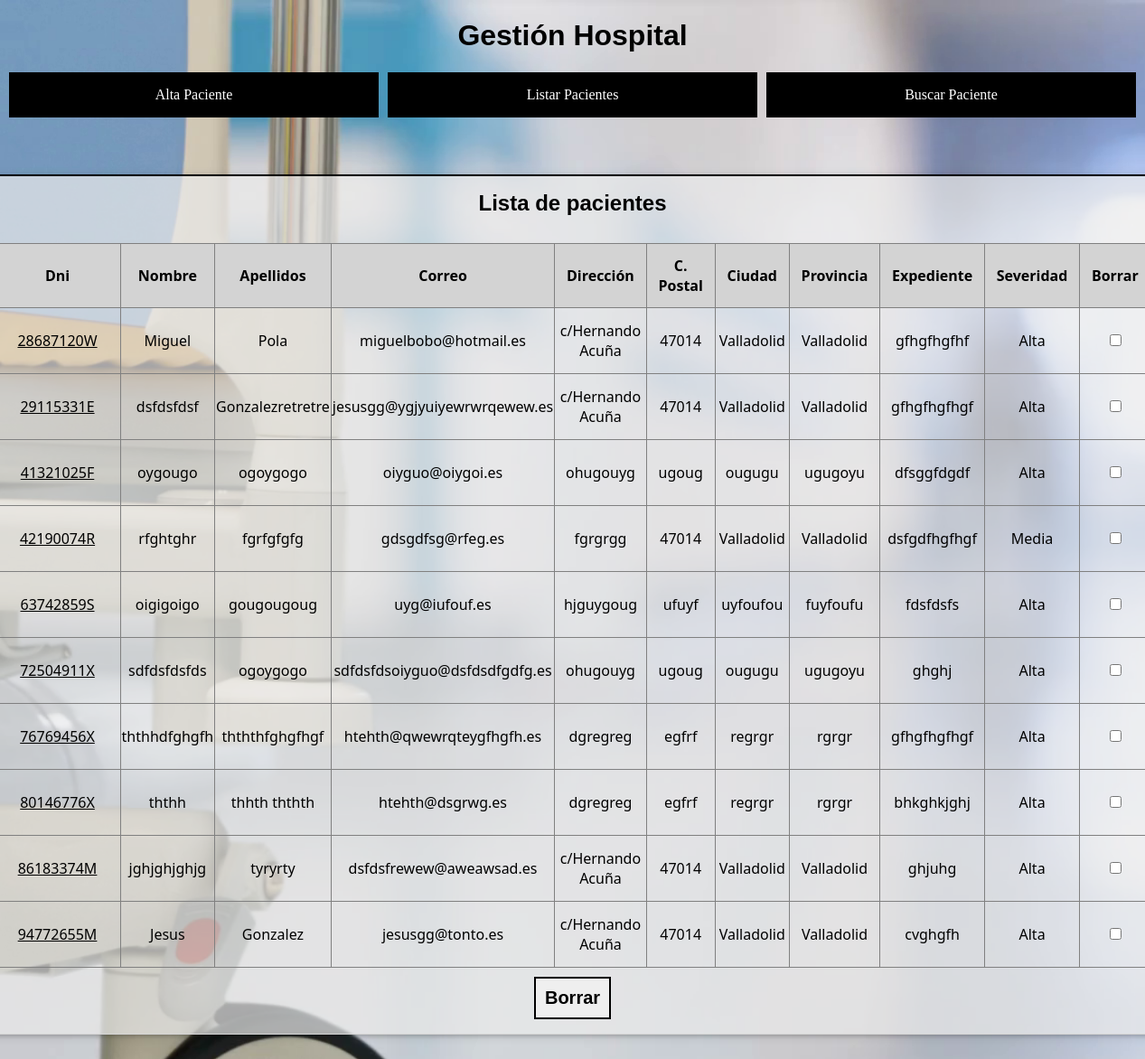
/listarPacientes.php (signed in), run on the app's committed database.
### tables this page shows
CREATE TABLE `pacientes` (
  `DNI` varchar(9) NOT NULL,
  `NOMBRE` varchar(20) NOT NULL,
  `APELLIDOS` varchar(30) NOT NULL,
  `CORREO` varchar(30) NOT NULL,
  `DIRECCION` varchar(30) NOT NULL,
  `CPOSTAL` varchar(5) NOT NULL,
  `CIUDAD` varchar(20) NOT NULL,
  `PROVINCIA` varchar(20) NOT NULL,
  `EXPEDIENTE` varchar(50) NOT NULL,
  `SEVERIDAD` enum('Alta','Media','Baja') NOT NULL,
  `DNI_DOCTOR` varchar(9) NOT NULL
);

### clases/miConexion.php (called while the page is built, shortened)
<?php
class miConexion {
    private static $dns = 'mysql:host=localhost;dbname=hospital;charset=utf8';
    private static $usuario = 'daw';
    private static $pasw = 'galileo';
    private static $instancia;
    public static function conexion_instancia() {
        if ( !isset(self::$instance) ) {
			try {
                self::$instancia = new PDO(self::$dns, self::$usuario, self::$pasw);
                self::$instancia->setAttribute(PDO::ATTR_ERRMODE, PDO::ERRMODE_EXCEPTION);
            } catch(PDOException $e) {
				printf ("<h3 style='color:red'>Error al conectar la Base de Datos: %s </h3>", $e->getMessage());
				exit;
            }
		}
		return self::$instancia;
    }
}
?>

### clases/miHospital.php (the view, shortened to what this page needs)
<?php
class miHospital
{
	private $conex;
	public function __construct()
	{
		$this->conex = miConexion::conexion_instancia();
    }
    public function listarPacientes($dniDoctor){
        try{
            $sql="SELECT DNI, NOMBRE, APELLIDOS, CORREO, DIRECCION, CPOSTAL, CIUDAD, PROVINCIA, EXPEDIENTE, SEVERIDAD FROM pacientes WHERE DNI_DOCTOR=?";
            $consulta=$this->conex->prepare($sql);
            $consulta->bindParam(1, $dniDoctor);
            $consulta->execute();
            if ($consulta->rowCount() > 0) {
                echo "<form method='post' action='eliminarPaciente.php'>";
                echo "<table class='tablaListar'>";
                echo "<thead>";
                echo "<tr>";
                echo "<th>Dni</th>";
                echo "<th>Nombre</th>";
                echo "<th>Apellidos</th>";
                echo "<th>Correo</th>";
                echo "<th>Dirección</th>";
                echo "<th>C. Postal</th>";
                echo "<th>Ciudad</th>";
                echo "<th>Provincia</th>";
                echo "<th>Expediente</th>";
                echo "<th>Severidad</th>";
                echo "<th>Borrar</th>";
                echo "</tr>";
                echo "</thead>";
                echo "<tbody>";
                while ($fila = $consulta->fetch(PDO::FETCH_ASSOC)){
                    $dni="";
                    echo "<tr>";
                        foreach ($fila as $clave => $valor) {
                            if ($clave=="DNI"){
                                $dni=$valor;
                                echo "<td>";
                                echo "<a href='mostrarPaciente.php?dni=" . $valor . "'>" . $valor . "</a>";
                                echo "</td>";
                            } else {
                                echo "<td>" . $valor . "</td>";
                            }
                        }
                    echo "<td><input type='checkbox' name='borrar[]' value='" . $dni . "'></td>";
                    echo "</tr>";
                }
                echo "</tbody>";
                echo "</table>";
                echo "<input type='submit' name='boton' class='boton' value='Borrar'>";
                echo "</form>";
            } else {
                echo "<p>No tiene ningún paciente.</p>";
            }
        } catch (PDOException $e){
            echo "<p>Consulta: <b>" . $sql . "</b></p>";
            echo "<p class='error'>Error: " . $e->getMessage() . "</p>";
        }
    }
}
?>

### listarPacientes.php (shortened to what this page needs)
<?php
    require_once("./clases/miConexion.php");
    require_once("./clases/miHospital.php");
    require_once("./clases/menu.php");
    $hospital=new miHospital();
?>
<!DOCTYPE html>
<html lang="es">
<head>
    <link rel="stylesheet" href="./css/estilo.css">
</head>
<body class="listar">
    <?php
        menu();
    ?>
    <div>
        <article class="cuerpoListar">
            <h3>Lista de pacientes</h3>
            <?php
                $hospital->listarPacientes($_SESSION["dni"]);
            ?>
        </article>
    </div>
</body>
</html>

### clases/menu.php
<?php
function menu()
{
    ?>
    <header>
        <h1 class="titulo">Gestión Hospital</h1>
        <div id="menu">
            <ul>
                <li>
                    <a href="alta.php">Alta Paciente</a>
                </li>
                <li>
                    <a href="listarPacientes.php">Listar Pacientes</a>
                </li>
                <li>
                    <a href="buscarPaciente.php">Buscar Paciente</a>
                </li>
            </ul>
        </div>
    </header>
<?php
}
?>

### css/estilo.css (style rules this page uses)
.titulo { text-align: center; font-family: 'Gill Sans', 'Gill Sans MT', Calibri, 'Trebuchet MS', sans-serif; }
#menu { margin-bottom: 5%; }
#menu ul { list-style: none; padding:0; margin:0; display: flex; flex-flow: row nowrap; }
#menu li { flex: 1 1 0; border-right:10px solid transparent; }
#menu li:nth-child(1) { border-left: 10px solid transparent; }
#menu a { display: block; text-align: center; padding:1em 0; background-color: black; color: white; text-decoration: none; }
.listar { margin: 0; padding: 0; height: 100%; width: 100%; background-image: url("../images/fondoHospital.png"); background-repeat: no-repeat; background-attachment: fixed; background-size: cover; }
.listar>div { width: 100%; display: flex; flex-flow: row nowrap; justify-content: center; margin-bottom: 50px; }
.cuerpoListar>h3 { margin: 0; padding: 0; margin-bottom: 30px; font-weight: lighter; font-size: 24px; font-family: 'Gill Sans', 'Gill Sans MT', Calibri, 'Trebuchet MS', sans-serif; font-weight: bolder; }
.cuerpoListar { width: fit-content; padding: 10px; display: flex; flex-flow: column nowrap; border-top: 2px solid black; border-left: 1px solid lightgrey; border-bottom: 1px solid lightgrey; border-right: 1px solid lightgrey; padding:1em; box-shadow: 0 2px 4px 0 rgba(0,0,0,0.16),0 2px 10px 0 rgba(0,0,0,0.12); background-color: rgba(236, 236, 236, .7); text-align: center; }
.cuerpoListar>form { margin: 0 auto; }
.tablaListar, td, th { border-collapse: collapse; border:.5px solid grey; font-family: 'Segoe UI', Tahoma, Geneva, Verdana, sans-serif; }
.tablaListar tr>td { text-align: center; }
.tablaListar tr>th { padding: .8em; background-color: lightgrey; }
.tablaListar a { padding: 1.5em; display: block; color: black; }
.cuerpoListar input[type=submit] { text-decoration: none; padding: 10px; font-weight: bolder; font-size: 20px; border: 2px solid black; margin-top: 10px; }

### data on the page
pacientes: DNI "28687120W", NOMBRE "Miguel", APELLIDOS "Pola", CORREO "miguelbobo@hotmail.es", DIRECCION "c/Hernando Acuña", CPOSTAL "47014", CIUDAD "Valladolid", PROVINCIA "Valladolid", EXPEDIENTE "gfhgfhgfhf", SEVERIDAD "Alta"
pacientes: DNI "29115331E", NOMBRE "dsfdsfdsf", APELLIDOS "Gonzalezretretre", CORREO "jesusgg@ygjyuiyewrwrqewew.es", DIRECCION "c/Hernando Acuña", CPOSTAL "47014", CIUDAD "Valladolid", PROVINCIA "Valladolid", EXPEDIENTE "gfhgfhgfhgf", SEVERIDAD "Alta"
pacientes: DNI "41321025F", NOMBRE "oygougo", APELLIDOS "ogoygogo", CORREO "oiyguo@oiygoi.es", DIRECCION "ohugouyg", CPOSTAL "ugoug", CIUDAD "ougugu", PROVINCIA "ugugoyu", EXPEDIENTE "dfsggfdgdf", SEVERIDAD "Alta"
pacientes: DNI "42190074R", NOMBRE "rfghtghr", APELLIDOS "fgrfgfgfg", CORREO "gdsgdfsg@rfeg.es", DIRECCION "fgrgrgg", CPOSTAL "47014", CIUDAD "Valladolid", PROVINCIA "Valladolid", EXPEDIENTE "dsfgdfhgfhgf", SEVERIDAD "Media"
pacientes: DNI "63742859S", NOMBRE "oigigoigo", APELLIDOS "gougougoug", CORREO "uyg@iufouf.es", DIRECCION "hjguygoug", CPOSTAL "ufuyf", CIUDAD "uyfoufou", PROVINCIA "fuyfoufu", EXPEDIENTE "fdsfdsfs", SEVERIDAD "Alta"
pacientes: DNI "72504911X", NOMBRE "sdfdsfdsfds", APELLIDOS "ogoygogo", CORREO "sdfdsfdsoiyguo@dsfdsdfgdfg.es", DIRECCION "ohugouyg", CPOSTAL "ugoug", CIUDAD "ougugu", PROVINCIA "ugugoyu", EXPEDIENTE "ghghj", SEVERIDAD "Alta"
pacientes: DNI "76769456X", NOMBRE "ththhdfghgfh", APELLIDOS "thththfghgfhgf", CORREO "htehth@qwewrqteygfhgfh.es", DIRECCION "dgregreg", CPOSTAL "egfrf", CIUDAD "regrgr", PROVINCIA "rgrgr", EXPEDIENTE "gfhgfhgfhgf", SEVERIDAD "Alta"
pacientes: DNI "80146776X", NOMBRE "ththh", APELLIDOS "thhth ththth", CORREO "htehth@dsgrwg.es", DIRECCION "dgregreg", CPOSTAL "egfrf", CIUDAD "regrgr", PROVINCIA "rgrgr", EXPEDIENTE "bhkghkjghj", SEVERIDAD "Alta"
pacientes: DNI "86183374M", NOMBRE "jghjghjghjg", APELLIDOS "tyryrty", CORREO "dsfdsfrewew@aweawsad.es", DIRECCION "c/Hernando Acuña", CPOSTAL "47014", CIUDAD "Valladolid", PROVINCIA "Valladolid", EXPEDIENTE "ghjuhg", SEVERIDAD "Alta"
pacientes: DNI "94772655M", NOMBRE "Jesus", APELLIDOS "Gonzalez", CORREO "jesusgg@tonto.es", DIRECCION "c/Hernando Acuña", CPOSTAL "47014", CIUDAD "Valladolid", PROVINCIA "Valladolid", EXPEDIENTE "cvghgfh", SEVERIDAD "Alta"
